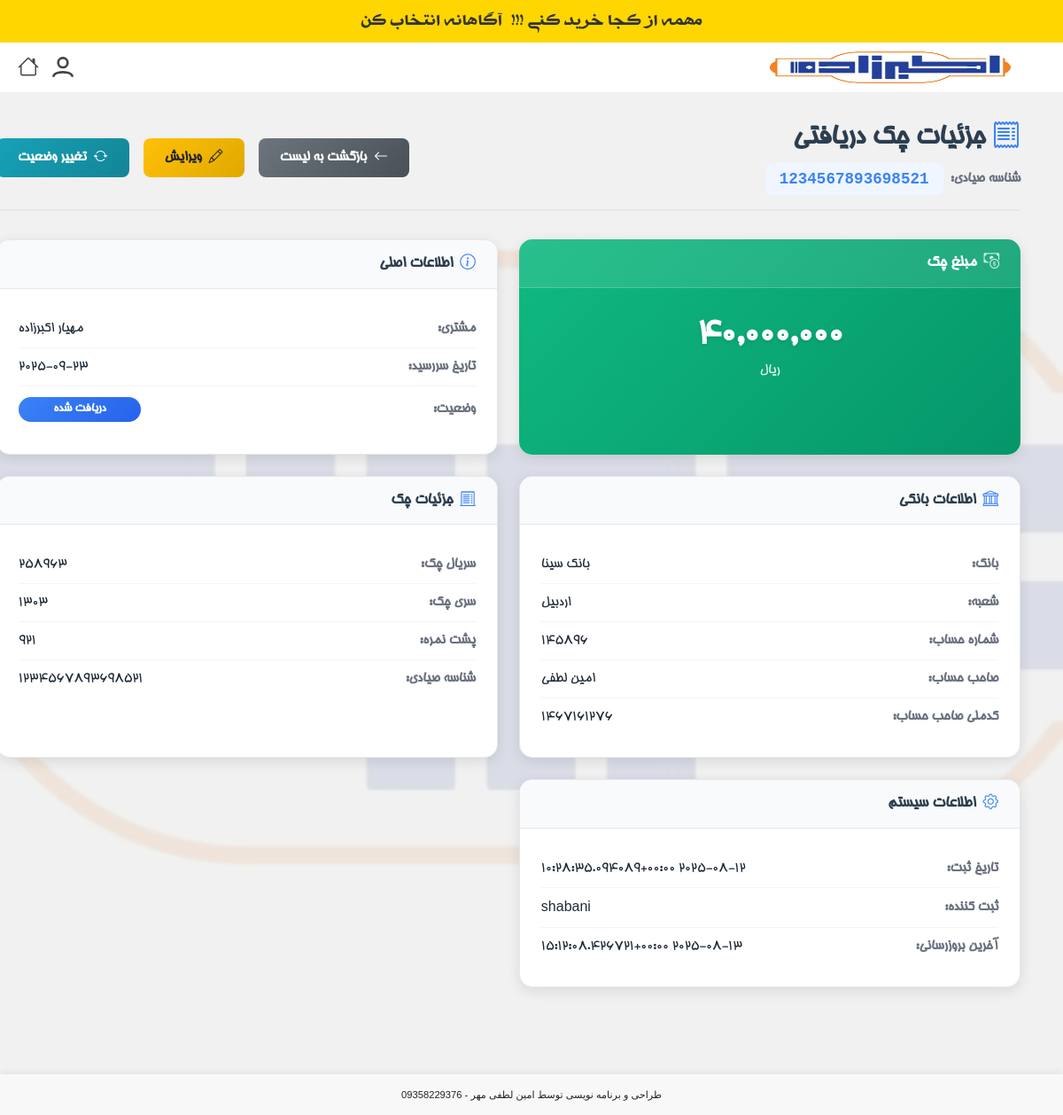
/accounting/received-cheques/1/detail/ (signed in), run on an earlier commit of the app's database.
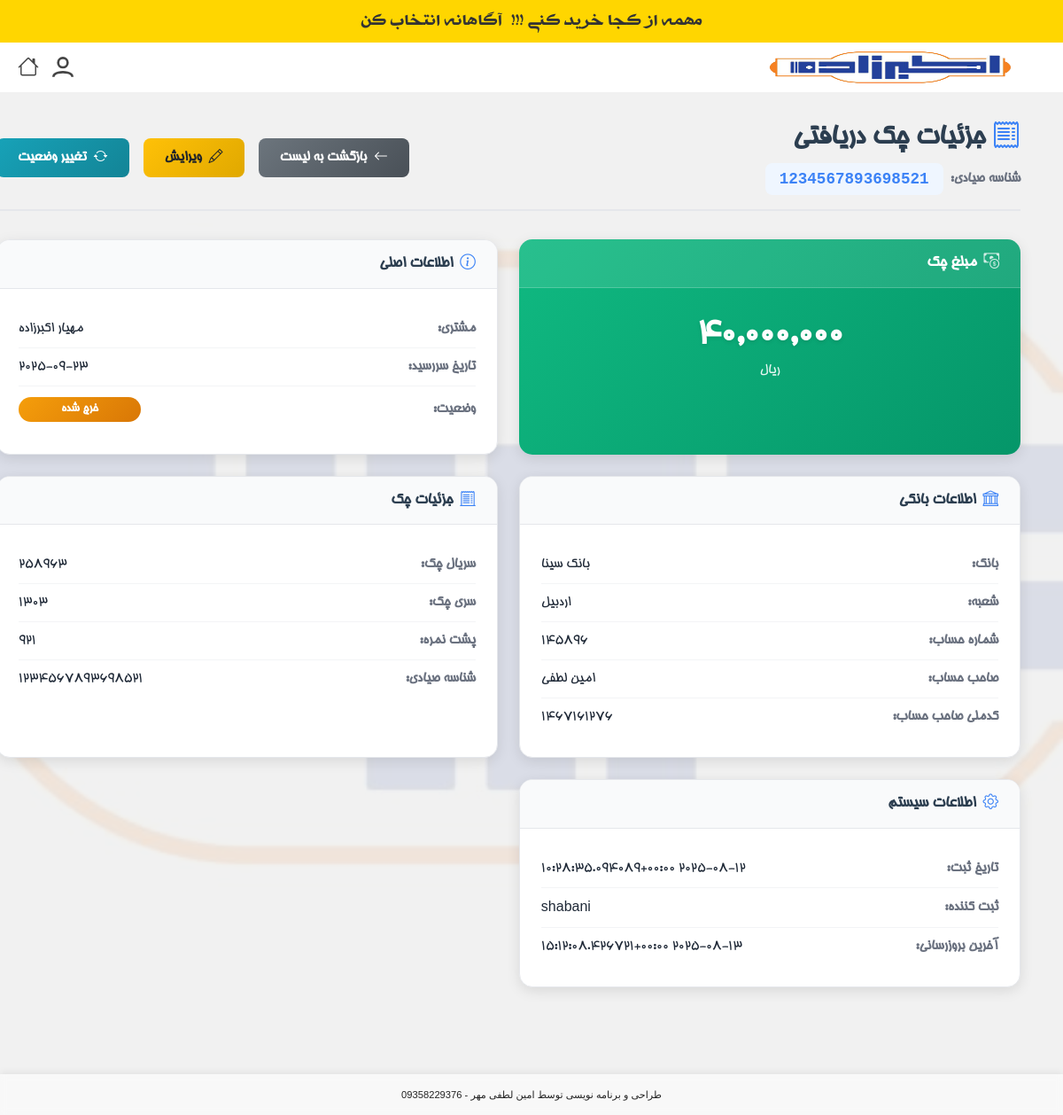
And on a later commit of the database.
### products/models.py (models this page shows, shortened)
class ReceivedCheque(models.Model):
    financial_operation = models.ForeignKey('FinancialOperation', on_delete=models.CASCADE, related_name='received_cheques', null=True, blank=True, verbose_name="عملیات مالی")
    customer = models.ForeignKey(Customer, on_delete=models.CASCADE, related_name='received_cheques', verbose_name="مشتری")
    endorsement = models.CharField(max_length=255, blank=True, null=True, verbose_name="پشت نمره")
    due_date = models.DateField(verbose_name="تاریخ سررسید")
    bank_name = models.CharField(max_length=100, verbose_name="نام بانک")
    branch_name = models.CharField(max_length=100, blank=True, null=True, verbose_name="نام شعبه")
    series = models.CharField(max_length=50, blank=True, null=True, verbose_name="سری چک")
    serial = models.CharField(max_length=50, blank=True, null=True, verbose_name="سریال چک")
    sayadi_id = models.CharField(max_length=16, unique=True, verbose_name="شناسه صیادی")
    amount = models.DecimalField(max_digits=15, decimal_places=0, verbose_name="مبلغ")
    owner_name = models.CharField(max_length=255, verbose_name="صاحب حساب")
    national_id = models.CharField(max_length=10, blank=True, null=True, verbose_name="کدملی صاحب حساب")
    account_number = models.CharField(max_length=50, verbose_name="شماره حساب")
    STATUS_CHOICES = [
        ('RECEIVED', 'دریافت شده'),
        ('DEPOSITED', 'واگذار به بانک'),
        ('CLEARED', 'وصول شده'),
        ('MANUALLY_CLEARED', 'وصول به صورت دستی'),
        ('SPENT', 'خرج شده'),
        ('BOUNCED', 'برگشت خورده'),
        ('RETURNED', 'مسترد شده'),
    ]
    status = models.CharField(max_length=20, choices=STATUS_CHOICES, default='RECEIVED', verbose_name="وضعیت")
    recipient_name = models.CharField(max_length=255, blank=True, null=True, verbose_name="نام دریافت‌کننده (در صورت خرج چک)")
    deposited_bank_account = models.ForeignKey('BankAccount', on_delete=models.SET_NULL, null=True, blank=True, related_name='deposited_checks', verbose_name="حساب بانکی واگذار شده")
    created_at = models.DateTimeField(auto_now_add=True, verbose_name="تاریخ ایجاد")
    updated_at = models.DateTimeField(auto_now=True, verbose_name="تاریخ بروزرسانی")
    created_by = models.ForeignKey(User, on_delete=models.SET_NULL, null=True, related_name='created_received_cheques', verbose_name="ایجاد کننده")
    is_deleted = models.BooleanField(default=False, verbose_name="حذف شده")
    deleted_at = models.DateTimeField(null=True, blank=True, verbose_name="تاریخ حذف")
    deleted_by = models.ForeignKey(
        User,
        on_delete=models.SET_NULL,
        null=True,
        blank=True,
        related_name='deleted_received_cheques',
        verbose_name="حذف کننده"
    )
    class Meta:
        verbose_name = "چک دریافتی"
        verbose_name_plural = "چک‌های دریافتی"
        ordering = ['-due_date']

class Customer(models.Model):
    first_name = models.CharField(max_length=100, verbose_name="نام")
    last_name = models.CharField(max_length=100, verbose_name="نام خانوادگی")
    store_name = models.CharField(max_length=255, blank=True, null=True, verbose_name="نام فروشگاه")
    phone = models.CharField(max_length=20, blank=True, null=True, verbose_name="تلفن ثابت")
    mobile = models.CharField(
        max_length=20,
        unique=True,
        verbose_name="شماره موبایل",
        error_messages={
            'unique': 'مشتری دیگری با این شماره همراه قبلاً ثبت شده است.'
        }
    )
    address = models.TextField(blank=True, null=True, verbose_name="آدرس")
    created_by = models.ForeignKey(
        User, on_delete=models.SET_NULL, null=True, related_name='created_customers', verbose_name="ایجاد شده توسط"
    )
    user = models.OneToOneField(
        User, on_delete=models.SET_NULL, null=True, blank=True, related_name='customer_profile', verbose_name="کاربر مرتبط"
    )
    created_at = models.DateTimeField(auto_now_add=True, verbose_name="تاریخ ایجاد")
    class Meta:
        verbose_name = "مشتری"
        verbose_name_plural = "مشتریان"
    def get_full_name(self):
        return f'{self.first_name} {self.last_name}'

### products/views.py (the view)
# urls.py: path('accounting/received-cheques/<int:cheque_id>/detail/', views.received_cheque_detail_view, name='received_cheque_detail'),
@login_required
@group_required('حسابداری')
def received_cheque_detail_view(request, cheque_id):
    cheque = get_object_or_404(ReceivedCheque, id=cheque_id)
    return render(request, 'products/received_cheque_detail.html', {'cheque': cheque})

### products/context_processors.py (called while the page is built)
def recent_orders_processor(request):
    recent_orders_count = 0
    if request.user.is_authenticated:
        recent_orders_count = Order.objects.filter(customer__created_by=request.user).order_by('-created_at')[:5].count()
    return {'recent_orders_count': recent_orders_count}

def notifications_processor(request):
    if request.user.is_authenticated and request.user.groups.filter(name='مدیر').exists():
        unread_notifications = Notification.objects.filter(target_user=request.user, read=False).order_by('-created_at')
        return {'unread_notifications': unread_notifications}
    return {'unread_notifications': []}

### products/templatetags/custom_filters.py (called while the page is built)
@register.filter
def persian_number_format(value):
    if value is None:
        return "0"
    try:
        number = int(float(value))
        formatted = "{:,}".format(number)
        persian_digits = {
            '0': '۰', '1': '۱', '2': '۲', '3': '۳', '4': '۴',
            '5': '۵', '6': '۶', '7': '۷', '8': '۸', '9': '۹'
        }
        for eng, per in persian_digits.items():
            formatted = formatted.replace(eng, per)
        return formatted
    except (ValueError, TypeError):
        return "0"

### products/templates/products/received_cheque_detail.html (shortened to what the changed rows need)
{% extends "products/base.html" %}
{% load humanize %}
{% load custom_filters %}
{% block content %}
<div class="cheque-detail-container">
    <div class="page-header">
        <div class="header-content">
            <h1><i class="bi bi-receipt"></i> جزئیات چک دریافتی</h1>
            <div class="cheque-id">
                <span class="label">شناسه صیادی:</span>
                <span class="number">{{ cheque.sayadi_id }}</span>
            </div>
        </div>
    </div>
    <div class="details-grid">
        <div class="detail-card cheque-amount-card">
            <div class="card-content">
                <div class="amount-display">{{ cheque.amount|persian_number_format }}</div>
                <div class="amount-label">ریال</div>
            </div>
        </div>
        <div class="detail-card">
            <div class="card-content">
                <div class="info-row">
                    <span class="label">مشتری:</span>
                    <span class="value">{{ cheque.customer.get_full_name }}</span>
                </div>
                <div class="info-row">
                    <span class="label">تاریخ سررسید:</span>
                    <span class="value">{{ cheque.due_date|jalali_date }}</span>
                </div>
                <div class="info-row">
                    <span class="label">وضعیت:</span>
                    <span class="status-badge {{ cheque.status|lower }}">{{ cheque.get_status_display }}</span>
                </div>
            </div>
        </div>
        <div class="detail-card">
            <div class="card-content">
                <div class="info-row">
                    <span class="label">بانک:</span>
                    <span class="value">{{ cheque.bank_name }}</span>
                </div>
                <div class="info-row">
                    <span class="label">شعبه:</span>
                    <span class="value">{{ cheque.branch_name|default:"-" }}</span>
                </div>
                <div class="info-row">
                    <span class="label">شماره حساب:</span>
                    <span class="value">{{ cheque.account_number }}</span>
                </div>
                <div class="info-row">
                    <span class="label">صاحب حساب:</span>
                    <span class="value">{{ cheque.owner_name }}</span>
                </div>
                <div class="info-row">
                    <span class="label">کدملی صاحب حساب:</span>
                    <span class="value">{{ cheque.national_id|default:"-" }}</span>
                </div>
            </div>
        </div>
        <div class="detail-card">
            <div class="card-content">
                <div class="info-row">
                    <span class="label">سریال چک:</span>
                    <span class="value">{{ cheque.serial|default:"-" }}</span>
                </div>
                <div class="info-row">
                    <span class="label">سری چک:</span>
                    <span class="value">{{ cheque.series|default:"-" }}</span>
                </div>
                <div class="info-row">
                    <span class="label">پشت نمره:</span>
                    <span class="value">{{ cheque.endorsement|default:"-" }}</span>
                </div>
                <div class="info-row">
                    <span class="label">  شناسه صیادی:</span>
                    <span class="value">{{ cheque.sayadi_id|default:"-" }}</span>
                </div>
            </div>
        </div>
        <div class="detail-card">
            <div class="card-content">
                <div class="info-row">
                    <span class="label">تاریخ ثبت:</span>
                    <span class="value">{{ cheque.created_at|jalali_date_time }}</span>
                </div>
                <div class="info-row">
                    <span class="label">ثبت کننده:</span>
                    <span class="value">{{ cheque.created_by.username }}</span>
                </div>
                {% if cheque.updated_at != cheque.created_at %}
                <div class="info-row">
                    <span class="label">آخرین بروزرسانی:</span>
                    <span class="value">{{ cheque.updated_at|jalali_date_time }}</span>
                </div>
                {% endif %}
            </div>
        </div>
    </div>
</div>
{% endblock %}

What changed in the data, as far as the page shows it:
changed ReceivedCheque "بانک سینا": status "دریافت شده" → "خرج شده"
